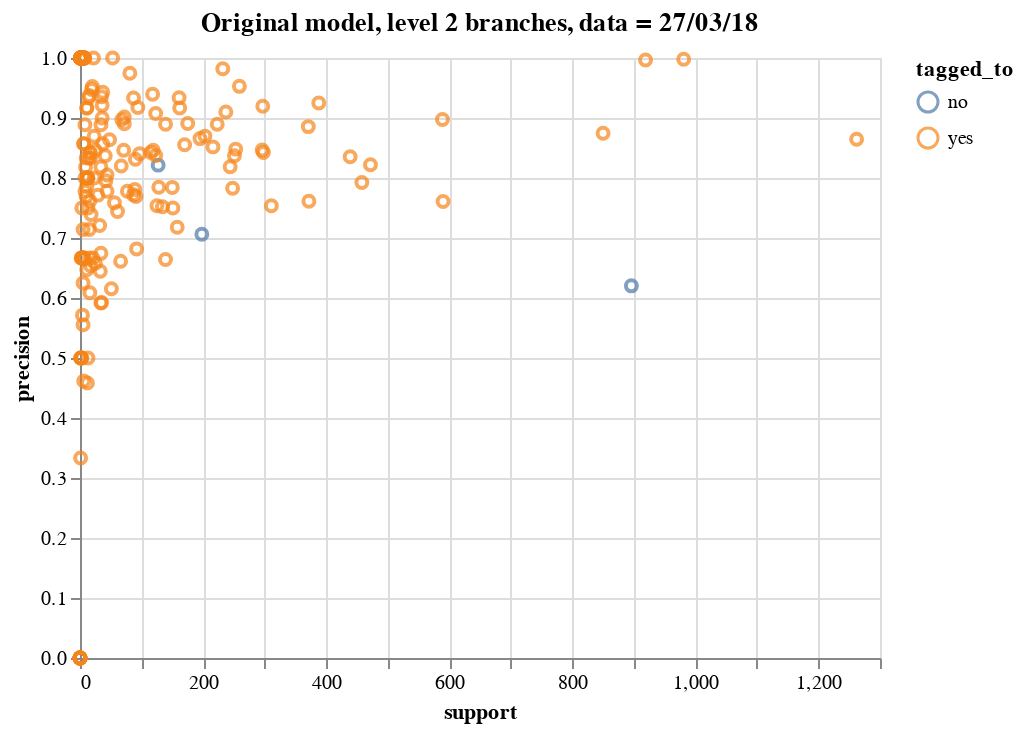

Write notebook code for a chart like this one.
### Code cell
chart = alt.Chart(dev_metrics).mark_point().encode(
    x='support',
    y='precision',
    tooltip=['taxon2label:N', 'support:Q', 'f1:Q', 'precision:Q'], 
    color = 'tagged_to:N'
).properties(
title = 'Original model, level 2 branches, data = 27/03/18')
chart

### Figure 1 — Vega-Lite specification as saved in the notebook (floating-point values rounded to 4 significant figures; data arrays with more than 128 entries replaced by an {"elided": "..."} marker saying what was removed)
{"$schema": "https://vega.github.io/schema/vega-lite/v2.6.0.json", "config": {"view": {"height": 300, "width": 400}}, "data": {"name": "data-60084fd67d9107723d973904171ddd96"}, "datasets": {"data-60084fd67d9107723d973904171ddd96": {"elided": "216 records"}}, "encoding": {"color": {"field": "tagged_to", "type": "nominal"}, "tooltip": [{"field": "taxon2label", "type": "nominal"}, {"field": "support", "type": "quantitative"}, {"field": "f1", "type": "quantitative"}, {"field": "precision", "type": "quantitative"}], "x": {"field": "support", "type": "quantitative"}, "y": {"field": "precision", "type": "quantitative"}}, "mark": "point", "title": "Original model, level 2 branches, data = 27/03/18"}
